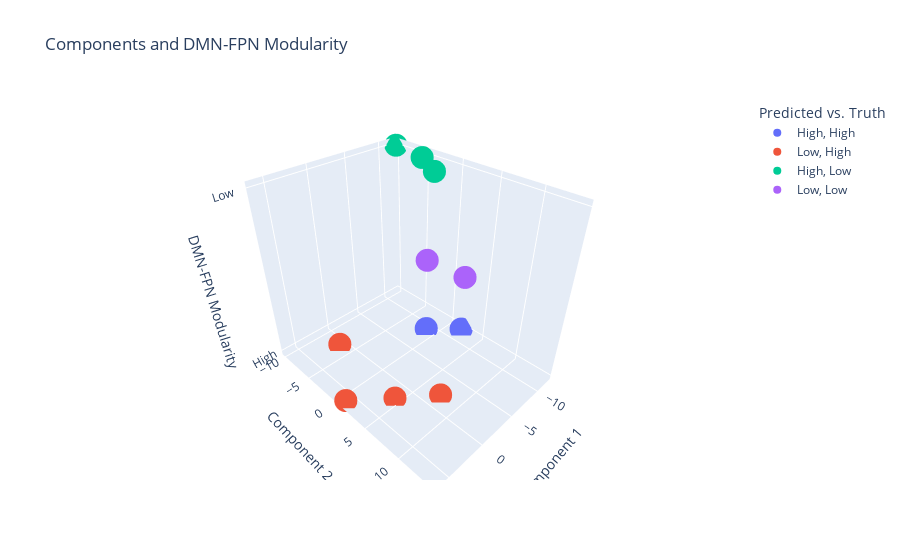

The cell this chart's notebook holds for it:
### Code cell
markers = y_pred + ', ' + y_test

px.scatter_3d(x=X_test['Component 1'], 
              y=X_test['Component 2'], 
              z=targets.iloc[y_test.index.values]['mod_mean_group'],
              color=markers,
              labels = {
                  'x' : 'Component 1',
                  'y' : 'Component 2',
                  'z' : 'DMN-FPN Modularity',
                  'color': 'Predicted vs. Truth'
              },
              title='Components and DMN-FPN Modularity')

### Figure 1 — Plotly figure (JSON) as saved in the notebook; plotly's stock layout.template omitted (floating-point values rounded to 4 significant figures)
{"data": [{"hovertemplate": "Predicted vs. Truth=High, High<br>Component 1=%{x}<br>Component 2=%{y}<br>DMN-FPN Modularity=%{z}<extra></extra>", "legendgroup": "High, High", "marker": {"color": "#636efa", "symbol": "circle"}, "mode": "markers", "name": "High, High", "scene": "scene", "showlegend": true, "type": "scatter3d", "x": [-8.501, -11.61], "y": [-1.084, 2.164], "z": ["High", "High"]}, {"hovertemplate": "Predicted vs. Truth=Low, High<br>Component 1=%{x}<br>Component 2=%{y}<br>DMN-FPN Modularity=%{z}<extra></extra>", "legendgroup": "Low, High", "marker": {"color": "#EF553B", "symbol": "circle"}, "mode": "markers", "name": "Low, High", "scene": "scene", "showlegend": true, "type": "scatter3d", "x": [6.34, 2.352, -1.475, 1.251], "y": [1.082, 4.573, 7.768, -6.561], "z": ["High", "High", "High", "High"]}, {"hovertemplate": "Predicted vs. Truth=High, Low<br>Component 1=%{x}<br>Component 2=%{y}<br>DMN-FPN Modularity=%{z}<extra></extra>", "legendgroup": "High, Low", "marker": {"color": "#00cc96", "symbol": "circle"}, "mode": "markers", "name": "High, Low", "scene": "scene", "showlegend": true, "type": "scatter3d", "x": [-11.14, -9.008, -12.01], "y": [-4.722, -0.899, -9.87], "z": ["Low", "Low", "Low"]}, {"hovertemplate": "Predicted vs. Truth=Low, Low<br>Component 1=%{x}<br>Component 2=%{y}<br>DMN-FPN Modularity=%{z}<extra></extra>", "legendgroup": "Low, Low", "marker": {"color": "#ab63fa", "symbol": "circle"}, "mode": "markers", "name": "Low, Low", "scene": "scene", "showlegend": true, "type": "scatter3d", "x": [4.232, 4.025], "y": [10.63, 13.98], "z": ["Low", "Low"]}], "layout": {"legend": {"title": {"text": "Predicted vs. Truth"}, "tracegroupgap": 0}, "scene": {"domain": {"x": [0, 1], "y": [0, 1]}, "xaxis": {"title": {"text": "Component 1"}}, "yaxis": {"title": {"text": "Component 2"}}, "zaxis": {"title": {"text": "DMN-FPN Modularity"}}}, "title": {"text": "Components and DMN-FPN Modularity"}}}
